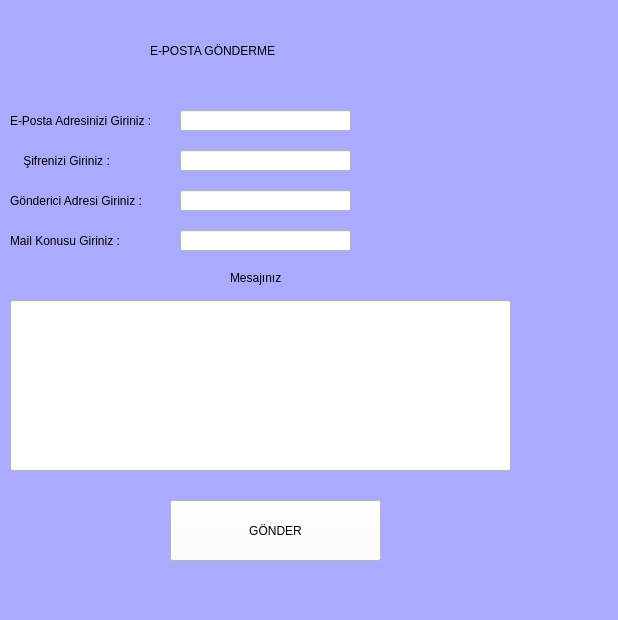
<?xml version="1.0" encoding="UTF-8"?>
<ui version="4.0">
 <class>MainWindow</class>
 <widget class="QMainWindow" name="MainWindow">
  <property name="geometry">
   <rect>
    <x>0</x>
    <y>0</y>
    <width>618</width>
    <height>620</height>
   </rect>
  </property>
  <property name="windowTitle">
   <string>MainWindow</string>
  </property>
  <property name="windowIcon">
   <iconset>
    <normaloff>Email-icon.png</normaloff>Email-icon.png</iconset>
  </property>
  <property name="styleSheet">
   <string notr="true">alternate-background-color: rgb(170, 255, 255);</string>
  </property>
  <widget class="QWidget" name="centralwidget">
   <property name="styleSheet">
    <string notr="true">background-color: rgb(170, 170, 255);</string>
   </property>
   <widget class="QLabel" name="label">
    <property name="geometry">
     <rect>
      <x>10</x>
      <y>110</y>
      <width>161</width>
      <height>21</height>
     </rect>
    </property>
    <property name="styleSheet">
     <string notr="true">font: 12pt &quot;Times New Roman&quot;;</string>
    </property>
    <property name="text">
     <string>E-Posta Adresinizi Giriniz :</string>
    </property>
   </widget>
   <widget class="QLineEdit" name="lineEdit_gonderici">
    <property name="geometry">
     <rect>
      <x>180</x>
      <y>110</y>
      <width>171</width>
      <height>21</height>
     </rect>
    </property>
    <property name="styleSheet">
     <string notr="true">font: 75 9pt &quot;Times New Roman&quot;;
background-color: rgb(255, 255, 255);</string>
    </property>
   </widget>
   <widget class="QLabel" name="label_2">
    <property name="geometry">
     <rect>
      <x>10</x>
      <y>150</y>
      <width>131</width>
      <height>21</height>
     </rect>
    </property>
    <property name="styleSheet">
     <string notr="true">font: 12pt &quot;Times New Roman&quot;;</string>
    </property>
    <property name="text">
     <string>    Şifrenizi Giriniz :</string>
    </property>
   </widget>
   <widget class="QLineEdit" name="lineEdit_gonderici_sifre">
    <property name="geometry">
     <rect>
      <x>180</x>
      <y>150</y>
      <width>171</width>
      <height>21</height>
     </rect>
    </property>
    <property name="styleSheet">
     <string>font: 75 9pt &quot;Times New Roman&quot;;
background-color: rgb(255, 255, 255);</string>
    </property>
    <property name="echoMode">
     <enum>QLineEdit::Password</enum>
    </property>
   </widget>
   <widget class="QLabel" name="label_3">
    <property name="geometry">
     <rect>
      <x>10</x>
      <y>190</y>
      <width>161</width>
      <height>21</height>
     </rect>
    </property>
    <property name="styleSheet">
     <string notr="true">font: 12pt &quot;Times New Roman&quot;;</string>
    </property>
    <property name="text">
     <string>Gönderici Adresi Giriniz :</string>
    </property>
   </widget>
   <widget class="QLineEdit" name="lineEdit_alan_adres">
    <property name="geometry">
     <rect>
      <x>180</x>
      <y>190</y>
      <width>171</width>
      <height>21</height>
     </rect>
    </property>
    <property name="styleSheet">
     <string notr="true">font: 75 9pt &quot;Times New Roman&quot;;
background-color: rgb(255, 255, 255);</string>
    </property>
   </widget>
   <widget class="QLabel" name="label_4">
    <property name="geometry">
     <rect>
      <x>230</x>
      <y>270</y>
      <width>91</width>
      <height>16</height>
     </rect>
    </property>
    <property name="styleSheet">
     <string notr="true">font: 15pt &quot;Times New Roman&quot;;</string>
    </property>
    <property name="text">
     <string>Mesajınız</string>
    </property>
   </widget>
   <widget class="QPushButton" name="pushButton">
    <property name="geometry">
     <rect>
      <x>170</x>
      <y>500</y>
      <width>211</width>
      <height>61</height>
     </rect>
    </property>
    <property name="styleSheet">
     <string notr="true">QPushButton{

	background-color: rgb(255, 255, 255);
	color: rgb(0, 0, 0);
	
	font: 75 14pt &quot;Times New Roman&quot;;
}
QPushButton:pressed{
selection-color: rgb(183, 255, 253);
	
	background-color: rgb(213, 255, 254);

}</string>
    </property>
    <property name="text">
     <string>GÖNDER</string>
    </property>
    <property name="icon">
     <iconset>
      <normaloff>Send-message-2-icon.png</normaloff>Send-message-2-icon.png</iconset>
    </property>
    <property name="iconSize">
     <size>
      <width>40</width>
      <height>40</height>
     </size>
    </property>
   </widget>
   <widget class="QLabel" name="label_5">
    <property name="geometry">
     <rect>
      <x>150</x>
      <y>20</y>
      <width>391</width>
      <height>61</height>
     </rect>
    </property>
    <property name="styleSheet">
     <string notr="true">font: 22pt &quot;Times New Roman&quot;;</string>
    </property>
    <property name="text">
     <string>E-POSTA GÖNDERME</string>
    </property>
   </widget>
   <widget class="QLabel" name="label_6">
    <property name="geometry">
     <rect>
      <x>10</x>
      <y>230</y>
      <width>161</width>
      <height>21</height>
     </rect>
    </property>
    <property name="styleSheet">
     <string notr="true">font: 12pt &quot;Times New Roman&quot;;</string>
    </property>
    <property name="text">
     <string>Mail Konusu Giriniz :</string>
    </property>
   </widget>
   <widget class="QLineEdit" name="lineEdit_mail_konu">
    <property name="geometry">
     <rect>
      <x>180</x>
      <y>230</y>
      <width>171</width>
      <height>21</height>
     </rect>
    </property>
    <property name="styleSheet">
     <string notr="true">font: 75 9pt &quot;Times New Roman&quot;;
background-color: rgb(255, 255, 255);</string>
    </property>
   </widget>
   <widget class="QLineEdit" name="lineEdit_Konu">
    <property name="geometry">
     <rect>
      <x>10</x>
      <y>300</y>
      <width>501</width>
      <height>171</height>
     </rect>
    </property>
    <property name="styleSheet">
     <string notr="true">background-color: rgb(255, 255, 255);</string>
    </property>
    <property name="alignment">
     <set>Qt::AlignLeading|Qt::AlignLeft|Qt::AlignTop</set>
    </property>
   </widget>
  </widget>
 </widget>
 <resources/>
 <connections/>
</ui>
